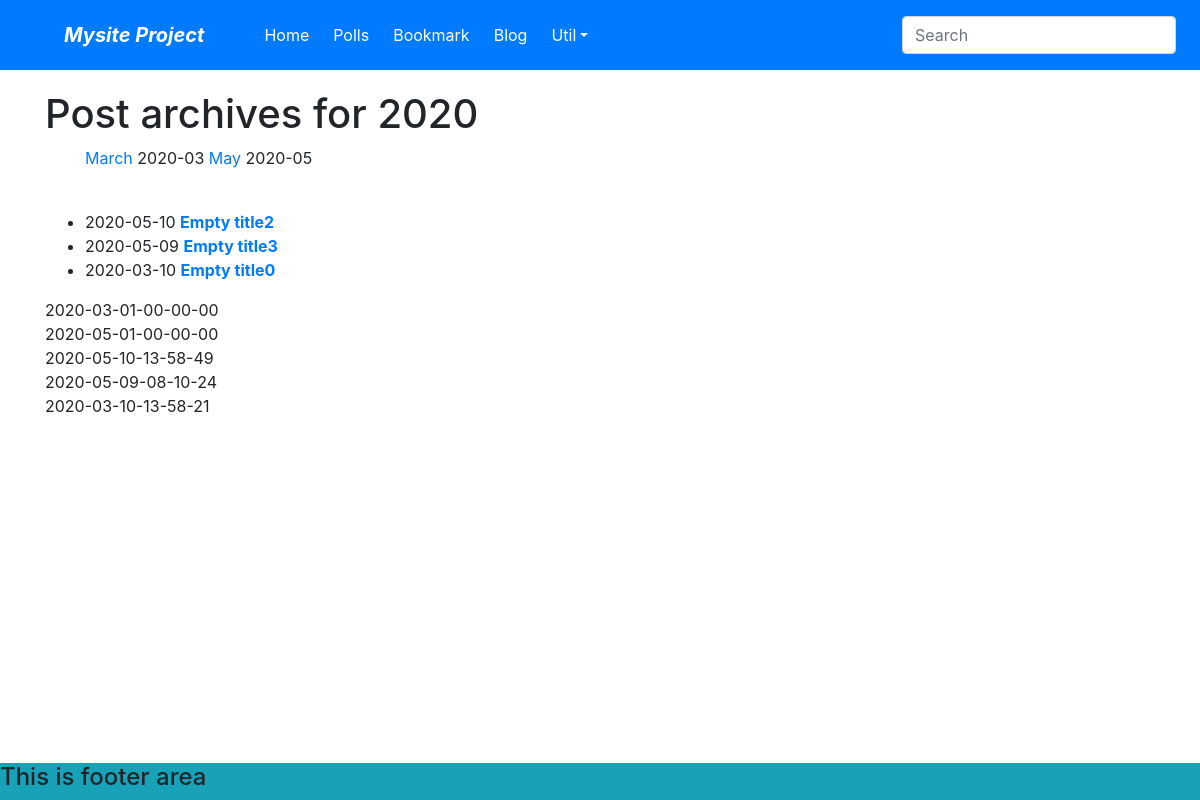
Page /blog/archive/2020 on the committed database.
### blog/models.py (models this page shows, shortened)
class Post(models.Model):
    title = models.CharField(verbose_name='Post_Title', max_length=100, default="Empty title", blank=True)
    slug = models.SlugField(verbose_name='SLUG', unique=True, allow_unicode=True,\
        help_text='one word for title alias.')
    description = models.CharField(verbose_name='Description', max_length=100, blank=True, help_text= 'simple \
        description text.')
    content = models.TextField('CONTENT')
    create_dt = models.DateTimeField('CREATE DATE', auto_now_add=True)
    modify_dt = models.DateTimeField('MODIFIED DATE', auto_now=False)
    class Meta:
        verbose_name = 'posting'
        verbose_name_plural = 'postings'
        db_table = 'blog_posts'
        ordering = ('-modify_dt',)
    def get_absolute_url(self):
        return reverse("blog:post_detail", args=(self.slug,))

### blog/views.py (the view)
# urls.py: path('archive/<int:year>', PostYAV.as_view(), name='post_year_archive'),
class PostYAV(YearArchiveView):
    model = Post
    date_field = 'modify_dt'
    make_object_list = True
    context_object_name = 'p_list'
    allow_empty = True

### blog/templates/blog/post_archive_year.html (shortened to what this page needs)
{% extends 'home.html' %}
{% block content %}
    <h1>Post archives for {{year|date:'Y'}}</h1>
    <ul>
        {% if not date_list %}
            <li>ssibal</li>
        {% else %}
            {% for date in date_list %}
                <li style="display: inline;">
                    <a href="{% url 'blog:post_month_archive' year=year|date:'Y' month=date|date:'b' %}">
                        {{date|date:'F'}}
                    </a>
                    {{date|date:'Y-m'}}
                </li>
            {% endfor %}
        {% endif %}
    </ul>
    <br>
    <div>
        <ul>
            {% for p in p_list %}
                <li>{{p.modify_dt|date:"Y-m-d"}}
                <a href="{{p.get_absolute_url}}"><strong>{{p.title}}</strong></a></li>
            {% endfor %}
        </ul>
    </div>
    {% for d in date_list %}
        {{d|date:'Y-m-d-H-i-s'}}<br>
    {% endfor %}
    {% for p in p_list %}
        {{p.modify_dt|date:'Y-m-d-H-i-s'}}<br>
    {% endfor %}
{% endblock %}

### rows in the picture
Post: modify_dt "2020-05-10", title "Empty title2", modify_dt "2020-05-10-13-58-49"
Post: modify_dt "2020-05-09", title "Empty title3", modify_dt "2020-05-09-08-10-24"
Post: modify_dt "2020-03-10", title "Empty title0", modify_dt "2020-03-10-13-58-21"

### other values in the picture
{{ year|date:'Y' }} "2020"
{{ date|date:'F' }} "March" "May"
{{ date|date:'Y-m' }} "2020-03" "2020-05"
{{ d|date:'Y-m-d-H-i-s' }} "2020-03-01-00-00-00" "2020-05-01-00-00-00"
